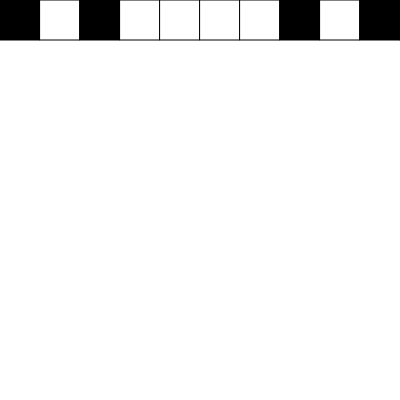
Frame 1 (no input)
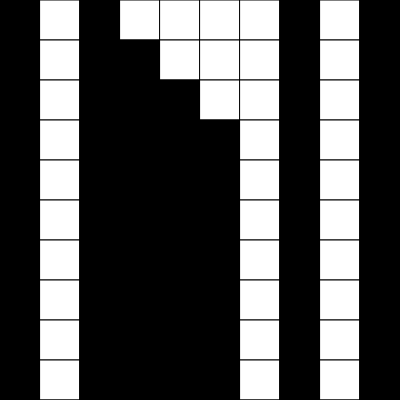
Frame 60 (no input)
Frame 120 (the mouse pressed at the canvas centre since frame 60): identical to frame 60, image omitted

The p5.js sketch that drew these frames (run headless with seeded random() and noise() and a simulated clock; from frame 60 on, the mouse is pressed at the canvas centre):

// p5.js sketch
// ── sketch.js
var cells=[1,0,1,0,0,0,0,1,0,1,1,1,0,0,0,1,1,1,0,0];
var ruleset=[1,1,0,1,1,1,0,0];
var resl=40;
var left;
var right;
var curr;
var gen=0;
function draw(){
    display();
  generate();

}

function display()
{
    for(var i=0;i<cells.length;i++){
        if(cells[i]===0){
            fill(255);
        }
        else{
            fill(0);
        }
        stroke(0);
        rect(i*resl,gen*resl, resl, resl);
    }
    
}
// generating the computations
function generate(){
  var newstate=[];

for(var i=0;i<cells.length;i++){
  if(i===0){
    left=cells[cells.length-1];
    curr=cells[i];
    right=cells[i+1];
  }
  else if(i === cells.length-1)
  {  left=cells[i-1];
    curr=cells[i];
    right=cells[0];
  }
  else{
    left=cells[i-1];
    curr=cells[i];
    right=cells[i+1];
  }
  newstate[i]= rule(left, curr, right);
}
cells= newstate;
gen++;
}


function rule( a, b, c){
  if(a===1&&b===1&&c==1) return ruleset[0];
  else if(a===1&&b===1&&c==0) return ruleset[1];
  else if(a===1&&b===0&&c==1) return ruleset[2];
  else if(a===1&&b===0&&c==0) return ruleset[3];
  else if(a===0&&b===1&&c==1) return ruleset[4];
  else if(a===0&&b===1&&c==0) return ruleset[5];
  else if(a===0&&b===0&&c==1) return ruleset[6];
  else if(a===0&&b===0&&c==0) return ruleset[7];
  return 0;
}

function setup (){
 createCanvas(400, 400);
}
